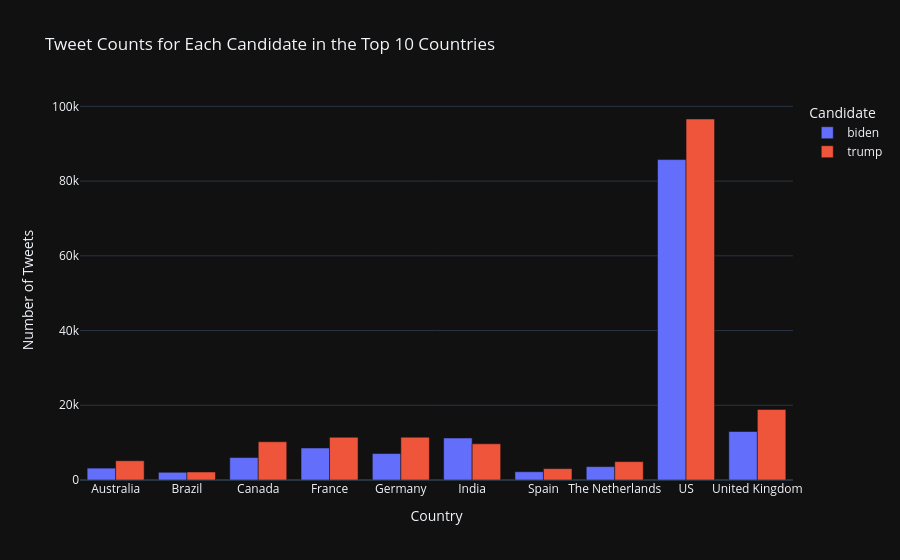

This figure's notebook cell:
### Markdown cell above
**Tweet Counts for Each Candidate in the Top 10 Countries**\
Now, let us find out the number of tweets done for each candidate by all the countries.

### Code cell
# the number of tweets done for each
# candidate by all the countries.
tweet_df = data.groupby(['country', 'candidate'])[
    'tweet'].count().reset_index()

# Candidate for top 10 country tweet
tweeters = tweet_df[tweet_df['country'].isin(top10countries.country)]

# Plot for tweet counts for each candidate
# in the top 10 countries
fig = px.bar(tweeters, x='country', y='tweet', color='candidate',
             labels={'country': 'Country', 'tweet': 'Number of Tweets',
                     'candidate': 'Candidate'},
             title='Tweet Counts for Each Candidate in the Top 10 Countries',
             template='plotly_dark',
             barmode='group')

# Show the chart
fig.show()

### Figure 1 — Plotly figure (JSON) as saved in the notebook; plotly's stock layout.template omitted (floating-point values rounded to 4 significant figures)
{"data": [{"alignmentgroup": "True", "hovertemplate": "Candidate=biden<br>Country=%{x}<br>Number of Tweets=%{y}<extra></extra>", "legendgroup": "biden", "marker": {"color": "#636efa", "pattern": {"shape": ""}}, "name": "biden", "offsetgroup": "biden", "orientation": "v", "showlegend": true, "textposition": "auto", "type": "bar", "x": ["Australia", "Brazil", "Canada", "France", "Germany", "India", "Spain", "The Netherlands", "US", "United Kingdom"], "xaxis": "x", "y": [3181, 2063, 6011, 8564, 7077, 11243, 2214, 3576, 85760, 12973], "yaxis": "y"}, {"alignmentgroup": "True", "hovertemplate": "Candidate=trump<br>Country=%{x}<br>Number of Tweets=%{y}<extra></extra>", "legendgroup": "trump", "marker": {"color": "#EF553B", "pattern": {"shape": ""}}, "name": "trump", "offsetgroup": "trump", "orientation": "v", "showlegend": true, "textposition": "auto", "type": "bar", "x": ["Australia", "Brazil", "Canada", "France", "Germany", "India", "Spain", "The Netherlands", "US", "United Kingdom"], "xaxis": "x", "y": [5149, 2148, 10239, 11432, 11457, 9688, 3040, 4915, 96622, 18896], "yaxis": "y"}], "layout": {"barmode": "group", "legend": {"title": {"text": "Candidate"}, "tracegroupgap": 0}, "title": {"text": "Tweet Counts for Each Candidate in the Top 10 Countries"}, "xaxis": {"anchor": "y", "domain": [0, 1], "title": {"text": "Country"}}, "yaxis": {"anchor": "x", "domain": [0, 1], "title": {"text": "Number of Tweets"}}}}
